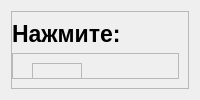
            <widget class="QWidget" name="about_page">
             <layout class="QVBoxLayout" name="verticalLayout_15">
              <item>
               <widget class="QFrame" name="frame_20">
                <property name="sizePolicy">
                 <sizepolicy hsizetype="Expanding" vsizetype="Preferred">
                  <horstretch>0</horstretch>
                  <verstretch>0</verstretch>
                 </sizepolicy>
                </property>
                <property name="frameShape">
                 <enum>QFrame::StyledPanel</enum>
                </property>
                <property name="frameShadow">
                 <enum>QFrame::Raised</enum>
                </property>
                <layout class="QVBoxLayout" name="verticalLayout_16">
                 <property name="leftMargin">
                  <number>0</number>
                 </property>
                 <item>
                  <widget class="QLabel" name="label_3">
                   <property name="maximumSize">
                    <size>
                     <width>16777215</width>
                     <height>70</height>
                    </size>
                   </property>
                   <property name="font">
                    <font>
                     <pointsize>17</pointsize>
                     <bold>true</bold>
                    </font>
                   </property>
                   <property name="styleSheet">
                    <string notr="true">color: black;</string>
                   </property>
                   <property name="text">
                    <string>Нажмите:</string>
                   </property>
                  </widget>
                 </item>
                 <item>
                  <widget class="QFrame" name="frame_39">
                   <property name="frameShape">
                    <enum>QFrame::StyledPanel</enum>
                   </property>
                   <property name="frameShadow">
                    <enum>QFrame::Raised</enum>
                   </property>
                   <widget class="QFrame" name="frame_40">
                    <property name="geometry">
                     <rect>
                      <x>20</x>
                      <y>10</y>
                      <width>50</width>
                      <height>50</height>
                     </rect>
                    </property>
                    <property name="minimumSize">
                     <size>
                      <width>50</width>
                      <height>50</height>
                     </size>
                    </property>
                    <property name="maximumSize">
                     <size>
                      <width>50</width>
                      <height>50</height>
                     </size>
                    </property>
                    <property name="styleSheet">
                     <string notr="true">background-image:url(:/resource/icons/icons8-главная-страница-50.png)</string>
                    </property>
                    <property name="frameShape">
                     <enum>QFrame::StyledPanel</enum>
                    </property>
                    <property name="frameShadow">
                     <enum>QFrame::Raised</enum>
                    </property>
                   </widget>
                   <widget class="QLabel" name="label_4">
                    <property name="geometry">
                     <rect>
                      <x>80</x>
                      <y>10</y>
                      <width>1136</width>
                      <height>50</height>
                     </rect>
                    </property>
                    <property name="maximumSize">
                     <size>
                      <width>16777215</width>
                      <height>50</height>
                     </size>
                    </property>
                    <property name="font">
                     <font>
                      <pointsize>17</pointsize>
                      <bold>true</bold>
                     </font>
                    </property>
                    <property name="styleSheet">
                     <string notr="true">color: black;</string>
                    </property>
                    <property name="text">
                     <string>Для перехода на страницу приветствия и подключения к БД</string>
                    </property>
                   </widget>
                   <widget class="QFrame" name="frame_41">
                    <property name="geometry">
                     <rect>
                      <x>20</x>
                      <y>70</y>
                      <width>50</width>
                      <height>50</height>
                     </rect>
                    </property>
                    <property name="minimumSize">
                     <size>
                      <width>50</width>
                      <height>50</height>
                     </size>
                    </property>
                    <property name="maximumSize">
                     <size>
                      <width>50</width>
                      <height>50</height>
                     </size>
                    </property>
                    <property name="styleSheet">
                     <string notr="true">background-image:url(:/resource/icons/icons8-диаграмма-с-областями-50.png)</string>
                    </property>
                    <property name="frameShape">
                     <enum>QFrame::StyledPanel</enum>
                    </property>
                    <property name="frameShadow">
                     <enum>QFrame::Raised</enum>
                    </property>
                   </widget>
                   <widget class="QLabel" name="label_5">
                    <property name="geometry">
                     <rect>
                      <x>80</x>
                      <y>70</y>
                      <width>1136</width>
                      <height>50</height>
                     </rect>
                    </property>
                    <property name="maximumSize">
                     <size>
                      <width>16777215</width>
                      <height>50</height>
                     </size>
                    </property>
                    <property name="font">
                     <font>
                      <pointsize>17</pointsize>
                      <bold>true</bold>
                     </font>
                    </property>
                    <property name="styleSheet">
                     <string notr="true">color: black;</string>
                    </property>
                    <property name="text">
                     <string>Для перехода на страницу статистики</string>
                    </property>
                   </widget>
                   <widget class="QFrame" name="frame_42">
                    <property name="geometry">
                     <rect>
                      <x>20</x>
                      <y>130</y>
                      <width>50</width>
                      <height>50</height>
                     </rect>
                    </property>
                    <property name="minimumSize">
                     <size>
                      <width>50</width>
                      <height>50</height>
                     </size>
                    </property>
                    <property name="maximumSize">
                     <size>
                      <width>50</width>
                      <height>50</height>
                     </size>
                    </property>
                    <property name="styleSheet">
                     <string notr="true">background-image:url(:/resource/icons/icons8-хронология-неделя-50.png)</string>
                    </property>
                    <property name="frameShape">
                     <enum>QFrame::StyledPanel</enum>
                    </property>
                    <property name="frameShadow">
                     <enum>QFrame::Raised</enum>
                    </property>
                   </widget>
                   <widget class="QLabel" name="label_16">
                    <property name="geometry">
                     <rect>
                      <x>80</x>
                      <y>130</y>
                      <width>1136</width>
                      <height>60</height>
                     </rect>
                    </property>
                    <property name="minimumSize">
                     <size>
                      <width>0</width>
                      <height>60</height>
                     </size>
                    </property>
                    <property name="maximumSize">
                     <size>
                      <width>16777215</width>
                      <height>60</height>
                     </size>
                    </property>
                    <property name="font">
                     <font>
                      <pointsize>17</pointsize>
                      <bold>true</bold>
                     </font>
                    </property>
                    <property name="styleSheet">
                     <string notr="true">color: black;</string>
                    </property>
                    <property name="text">
                     <string>Для выбора периода за который нужно получить статистику. Статистика будет выводиться                     за все время, если виджет не активен</string>
                    </property>
                    <property name="alignment">
                     <set>Qt::AlignLeading|Qt::AlignLeft|Qt::AlignTop</set>
                    </property>
                    <property name="wordWrap">
                     <bool>true</bool>
                    </property>
                   </widget>
                   <widget class="QFrame" name="frame_43">
                    <property name="geometry">
                     <rect>
                      <x>20</x>
                      <y>190</y>
                      <width>50</width>
                      <height>50</height>
                     </rect>
                    </property>
                    <property name="minimumSize">
                     <size>
                      <width>50</width>
                      <height>50</height>
                     </size>
                    </property>
                    <property name="maximumSize">
                     <size>
                      <width>50</width>
                      <height>50</height>
                     </size>
                    </property>
                    <property name="styleSheet">
                     <string notr="true">background-image:url(:/resource/icons/icons8-экспорт-pdf-50.png)</string>
                    </property>
                    <property name="frameShape">
                     <enum>QFrame::StyledPanel</enum>
                    </property>
                    <property name="frameShadow">
                     <enum>QFrame::Raised</enum>
                    </property>
                   </widget>
                   <widget class="QLabel" name="label_17">
                    <property name="geometry">
                     <rect>
                      <x>80</x>
                      <y>190</y>
                      <width>1136</width>
                      <height>50</height>
                     </rect>
                    </property>
                    <property name="maximumSize">
                     <size>
                      <width>16777215</width>
                      <height>50</height>
                     </size>
                    </property>
                    <property name="font">
                     <font>
                      <pointsize>17</pointsize>
                      <bold>true</bold>
                     </font>
                    </property>
                    <property name="styleSheet">
                     <string notr="true">color: black;</string>
                    </property>
                    <property name="text">
                     <string>Для загрузки статистики в формате PDF</string>
                    </property>
                   </widget>
                  </widget>
                 </item>
                </layout>
               </widget>
              </item>
             </layout>
            </widget>
